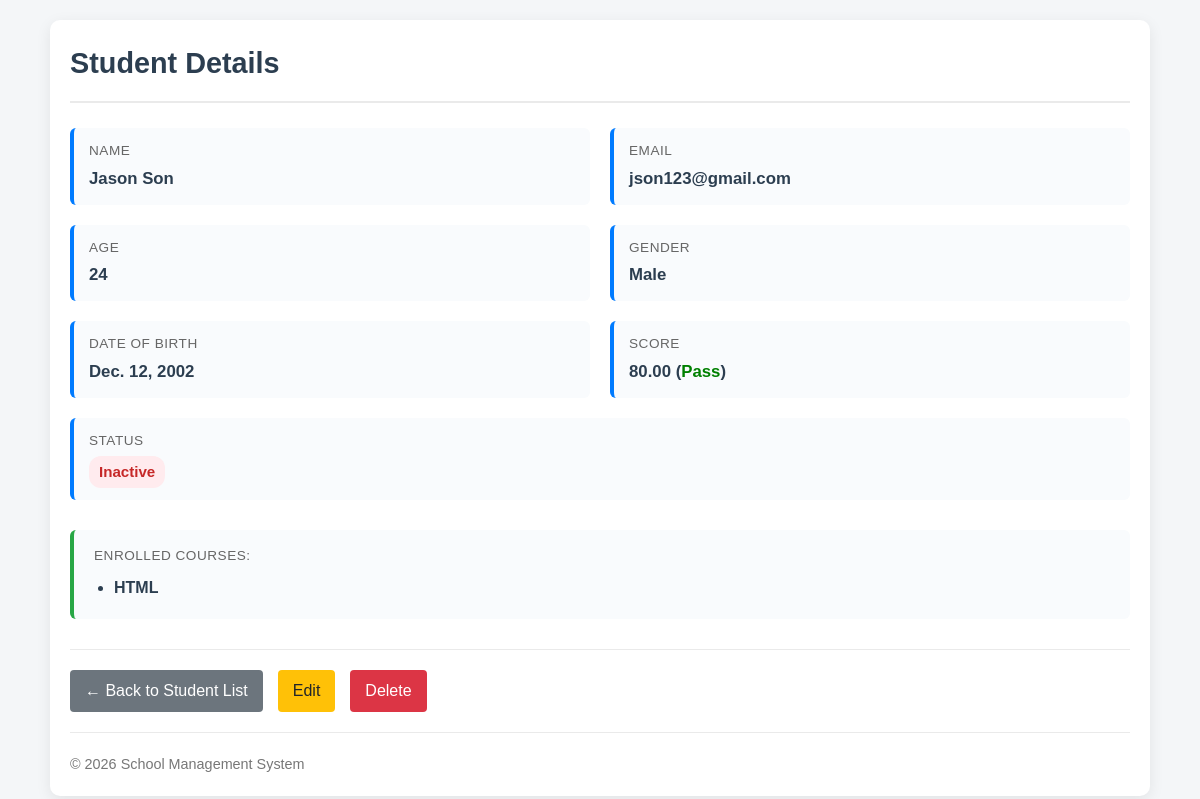
/students/2/, run on the app's committed database.
### students/models.py (models this page shows, shortened)
class Student(models.Model):
    GENDER_CHOICES = [
        ('M', 'Male'),
        ('F', 'Female'),
        ('O', 'Other'),
    ]
    name = models.CharField(max_length=100)
    email = models.EmailField(unique=True)
    age = models.PositiveIntegerField()
    gender = models.CharField(max_length=1, choices=GENDER_CHOICES)
    date_of_birth = models.DateField()
    score = models.DecimalField(max_digits=5, decimal_places=2)
    is_active = models.BooleanField(default=True)
    courses = models.ManyToManyField(Course, related_name='students', blank=True)
    created_at = models.DateTimeField(auto_now_add=True)
    updated_at = models.DateTimeField(auto_now=True)

class Course(models.Model):
    name = models.CharField(max_length=100)
    description = models.TextField(blank=True, null=True)

### students/views.py (the view)
# urls.py: path('students/<int:student_id>/', views.student_detail_view, name='student_detail'),
def student_detail_view(request, student_id):
    student = get_object_or_404(Student, id=student_id)
    return render(request, 'students/student_detail.html', {'student': student})

### students/templates/students/student_detail.html (shortened to what this page needs)
{% load static %}
<!DOCTYPE html>
<html lang="en">
<head>
</head>
<body>
    <div class="container">
        <h1>Student Details</h1>
        <div class="details-grid">
            <div class="detail-item">
                <span class="label">Name</span>
                <span class="value">{{ student.name }}</span>
            </div>
            <div class="detail-item">
                <span class="label">Email</span>
                <span class="value">{{ student.email }}</span>
            </div>
            <div class="detail-item">
                <span class="label">Age</span>
                <span class="value">{{ student.age }}</span>
            </div>
            <div class="detail-item">
                <span class="label">Gender</span>
                <span class="value">{{ student.get_gender_display }}</span>
            </div>
            <div class="detail-item">
                <span class="label">Date of Birth</span>
                <span class="value">{{ student.date_of_birth }}</span>
            </div>
            <div class="detail-item">
                <span class="label">Score</span>
                <span class="value">
                    {{ student.score }}
                    {% if student.score >= 50 %}
                        (<span class="pass">Pass</span>)
                    {% else %}
                        (<span class="fail">Fail</span>)
                    {% endif %}
                </span>
            </div>
            <div class="detail-item full-width">
                <span class="label">Status</span>
                <span class="value">
                    {% if student.is_active %}
                        <span class="badge badge-active">Active</span>
                    {% else %}
                        <span class="badge badge-inactive">Inactive</span>
                    {% endif %}
                </span>
            </div>
        </div>
        <div class="courses-section">
            <span class="label">Enrolled Courses:</span>
            <ul class="course-list">
                {% for course in student.courses.all %}
                    <li>{{ course.name }}</li>
                {% empty %}
                    <li style="font-weight: normal; color: #777;">No courses enrolled.</li>
                {% endfor %}
            </ul>
        </div>
        <div class="actions">
            <a href="{% url 'student_list' %}" class="btn-secondary">&larr; Back to Student List</a>
            <a href="{% url 'student_update' student.id %}" class="btn-warning">Edit</a>
            <a href="{% url 'student_delete' student.id %}" class="btn-danger">Delete</a>
        </div>
        <hr>
        <footer>
            &copy; {{ today.year|default:"2026" }} School Management System
        </footer>
    </div>
</body>
</html>

### students/templates/students/student_detail.html (style rules this page uses)
body { font-family: 'Arial', sans-serif; margin: 0; padding: 20px; background-color: #f4f6f8; color: #333; line-height: 1.6; }
.container { max-width: 1100px; margin: 0 auto; background: #ffffff; padding: 20px; border-radius: 10px; box-shadow: 0 4px 15px rgba(0, 0, 0, 0.08); box-sizing: border-box; }
h1 { margin-top: 0; margin-bottom: 25px; color: #2c3e50; font-size: 1.8em; border-bottom: 2px solid #eaeaea; padding-bottom: 15px; }
.details-grid { display: grid; grid-template-columns: 1fr 1fr; gap: 20px; margin-bottom: 30px; }
.detail-item { background: #f9fbfd; padding: 12px 15px; border-radius: 6px; border-left: 4px solid #007bff; }
.detail-item.full-width { grid-column: span 2; }
.label { font-size: 0.85em; color: #666; text-transform: uppercase; letter-spacing: 0.5px; margin-bottom: 4px; display: block; }
.value { font-size: 1.05em; font-weight: 600; color: #2c3e50; }
.badge { display: inline-block; padding: 4px 10px; border-radius: 12px; font-size: 0.9em; font-weight: bold; }
.badge-inactive { background-color: #ffebee; color: #c62828; }
.courses-section { background: #f9fbfd; padding: 15px 20px; border-radius: 6px; border-left: 4px solid #28a745; margin-bottom: 30px; }
.courses-section .label { margin-bottom: 8px; }
ul.course-list { margin: 0; padding-left: 20px; }
ul.course-list li { font-weight: 600; color: #2c3e50; margin-bottom: 4px; }
.actions { display: flex; gap: 15px; align-items: center; border-top: 1px solid #eaeaea; padding-top: 20px; }
.pass { color: green; font-weight: bold; }
.btn-secondary { background-color: #6c757d; color: white; text-decoration: none; padding: 8px 15px; border-radius: 4px; display: inline-block; }
.btn-warning { background-color: #ffc107; color: #212529; text-decoration: none; padding: 8px 15px; border-radius: 4px; display: inline-block; }
.btn-danger { background-color: #dc3545; color: white; text-decoration: none; padding: 8px 15px; border-radius: 4px; display: inline-block; }
hr { border: none; border-top: 1px solid #eaeaea; margin: 20px 0; }
footer { font-size: 0.9em; color: #777; }

### data on the page
Student: name "Jason Son", email "json123@gmail.com", age "24", gender "Male", date_of_birth "Dec. 12, 2002", score "80.00"
Course: name "HTML"

### other printed values
{{ today.year|default:"2026" }} "2026"
